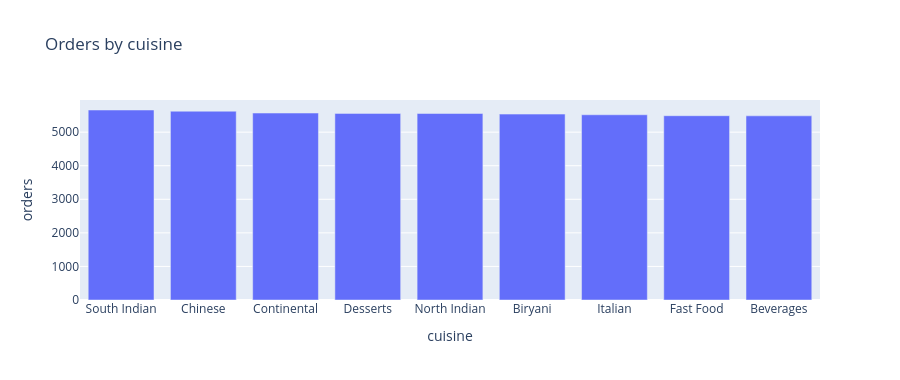

Notebook code for this chart:
### Code cell
cuisine_volume = df.cuisine.value_counts().reset_index()
cuisine_volume.columns = ['cuisine', 'orders']
print(cuisine_volume.to_string(index=False))

fig = px.bar(cuisine_volume, x='cuisine', y='orders',
             title='Orders by cuisine', height=380)
fig.write_html(FIG_DIR / '01_orders_by_cuisine.html', include_plotlyjs='cdn')
fig.show()

### Figure 1 — Plotly figure (JSON) as saved in the notebook; plotly's stock layout.template omitted (floating-point values rounded to 4 significant figures)
{"data": [{"hovertemplate": "cuisine=%{x}<br>orders=%{y}<extra></extra>", "legendgroup": "", "marker": {"color": "#636efa", "pattern": {"shape": ""}}, "name": "", "orientation": "v", "showlegend": false, "textposition": "auto", "type": "bar", "x": ["South Indian", "Chinese", "Continental", "Desserts", "North Indian", "Biryani", "Italian", "Fast Food", "Beverages"], "xaxis": "x", "y": [5660, 5624, 5569, 5559, 5556, 5538, 5518, 5490, 5486], "yaxis": "y"}], "layout": {"barmode": "relative", "height": 380, "legend": {"tracegroupgap": 0}, "title": {"text": "Orders by cuisine"}, "xaxis": {"anchor": "y", "domain": [0.0, 1.0], "title": {"text": "cuisine"}}, "yaxis": {"anchor": "x", "domain": [0.0, 1.0], "title": {"text": "orders"}}}}
